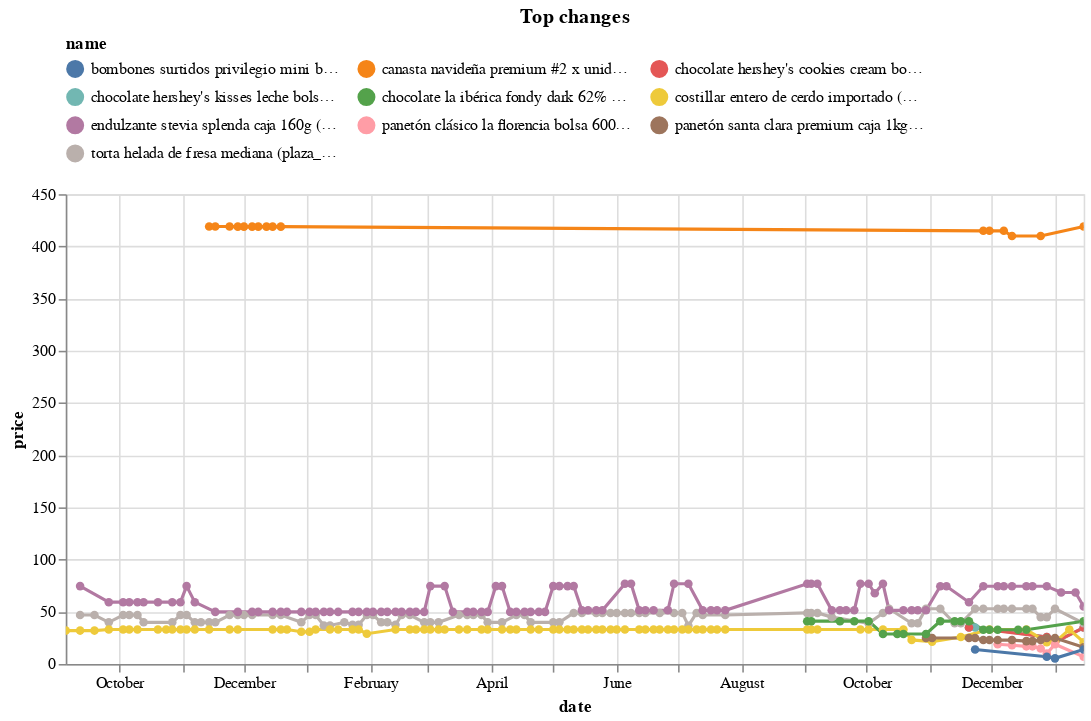

Notebook cell for this chart:
### Code cell
top_changes_abs.head(10).pipe(plot_changes, 'Top changes')

### Figure 1 — Vega-Lite specification as saved in the notebook (floating-point values rounded to 4 significant figures; data arrays with more than 128 entries replaced by an {"elided": "..."} marker saying what was removed)
{"config": {"view": {"continuousWidth": 300, "continuousHeight": 300}, "legend": {"columns": 3, "orient": "top"}}, "data": {"name": "data-1536effa606a2e73b3ecc5e5105889c7"}, "mark": {"type": "line", "point": true}, "encoding": {"color": {"field": "name", "scale": {"domain": ["bombones surtidos privilegio mini bastón de navidad pote 33.6g (plaza_vea)", "canasta navideña premium #2 x unid (plaza_vea)", "chocolate hershey's cookies cream bolsa 198g (plaza_vea)", "chocolate hershey's kisses leche bolsa 221g (plaza_vea)", "chocolate la ibérica fondy dark 62% barra 50g bolsa 6un (plaza_vea)", "costillar entero de cerdo importado (plaza_vea)", "endulzante stevia splenda caja 160g (plaza_vea)", "panetón clásico la florencia bolsa 600g (plaza_vea)", "panetón santa clara premium caja 1kg (plaza_vea)", "torta helada de fresa mediana (plaza_vea)"]}, "type": "nominal"}, "tooltip": [{"field": "name", "type": "nominal"}, {"field": "price", "type": "quantitative"}, {"field": "last_price", "type": "quantitative"}], "x": {"field": "date", "type": "temporal"}, "y": {"field": "price", "type": "quantitative"}}, "params": [{"name": "param_7", "select": {"type": "point", "fields": ["name"]}, "bind": "legend"}, {"name": "param_8", "select": {"type": "interval", "encodings": ["x", "y"]}, "bind": "scales"}], "title": "Top changes", "transform": [{"filter": {"param": "param_7"}}], "width": 650, "$schema": "https://vega.github.io/schema/vega-lite/v5.16.3.json", "datasets": {"data-1536effa606a2e73b3ecc5e5105889c7": {"elided": "342 records"}}}
